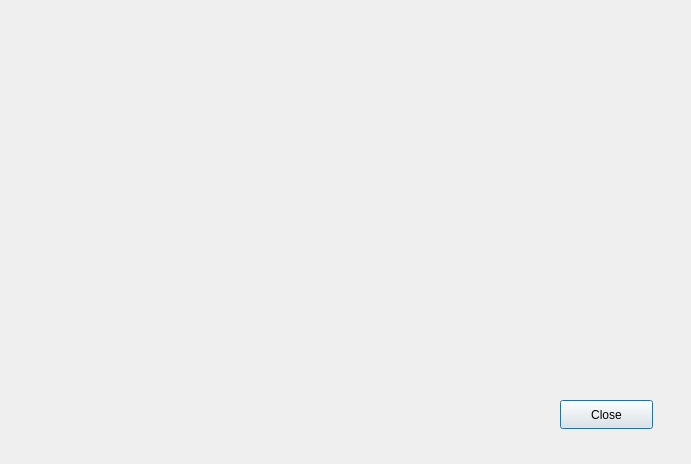
<?xml version="1.0" encoding="UTF-8"?>
<ui version="4.0">
 <class>profileElse</class>
 <widget class="QDialog" name="profileElse">
  <property name="geometry">
   <rect>
    <x>0</x>
    <y>0</y>
    <width>691</width>
    <height>464</height>
   </rect>
  </property>
  <property name="windowTitle">
   <string>Dialog</string>
  </property>
  <widget class="QLabel" name="profilePic">
   <property name="geometry">
    <rect>
     <x>60</x>
     <y>60</y>
     <width>171</width>
     <height>251</height>
    </rect>
   </property>
   <property name="text">
    <string/>
   </property>
  </widget>
  <widget class="QPushButton" name="pushButton">
   <property name="geometry">
    <rect>
     <x>560</x>
     <y>400</y>
     <width>93</width>
     <height>29</height>
    </rect>
   </property>
   <property name="text">
    <string>Close</string>
   </property>
  </widget>
  <widget class="QWidget" name="">
   <property name="geometry">
    <rect>
     <x>310</x>
     <y>60</y>
     <width>291</width>
     <height>251</height>
    </rect>
   </property>
   <layout class="QVBoxLayout" name="verticalLayout">
    <item>
     <widget class="QLabel" name="labelID">
      <property name="text">
       <string/>
      </property>
     </widget>
    </item>
    <item>
     <widget class="QLabel" name="labelUsername">
      <property name="text">
       <string/>
      </property>
     </widget>
    </item>
    <item>
     <widget class="QLabel" name="labelPhonenumber">
      <property name="text">
       <string/>
      </property>
     </widget>
    </item>
    <item>
     <widget class="QLabel" name="labelEmail">
      <property name="text">
       <string/>
      </property>
     </widget>
    </item>
   </layout>
  </widget>
 </widget>
 <resources/>
 <connections/>
</ui>
